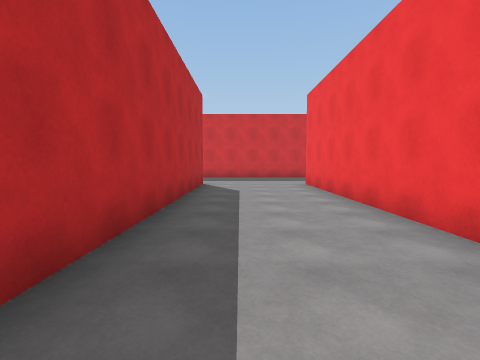
view 1 (above)

24 first-person views from a walk through a 3-D level made in the Unity game engine. The camera is 1.5 m above the floor, tilts 4° down and sees 85° across. The floor is counted in squares, 2 m on a side. Each view is taken from the middle of a square. On the plan, view 1 faces up. The plan holds only what a view shows up to about 9 squares ahead; the rest is blank. The place goes on beyond the plan.

view 2
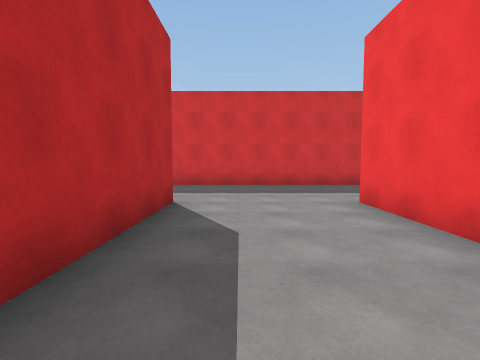

view 3
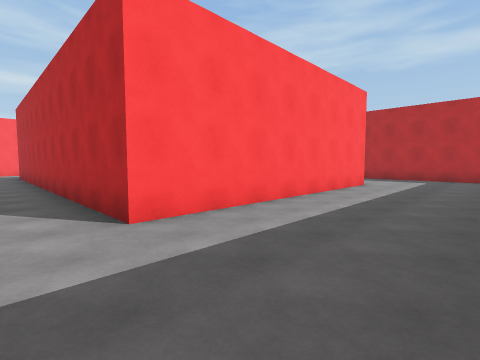

view 4
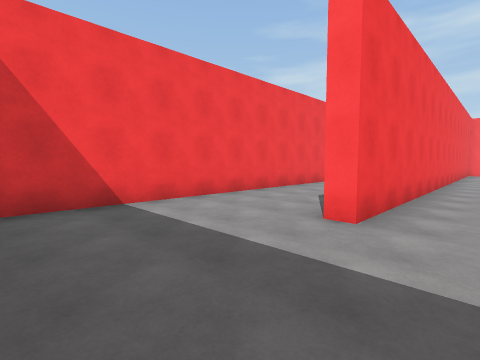

view 5
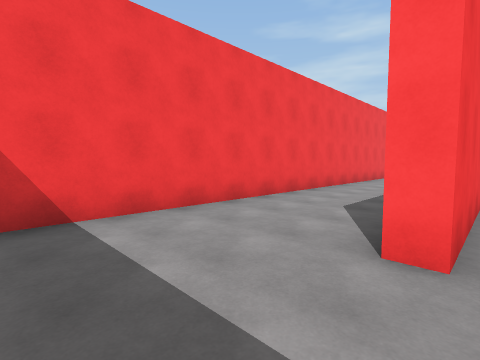

view 6
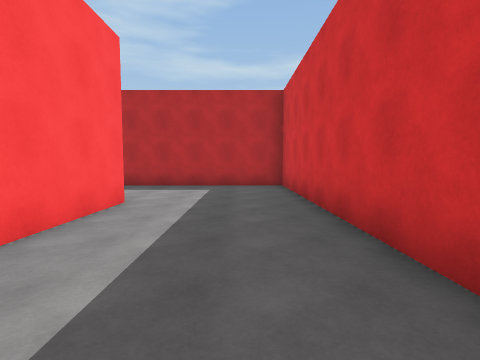

view 7
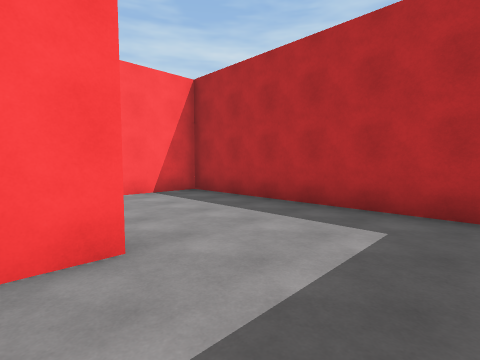

view 8
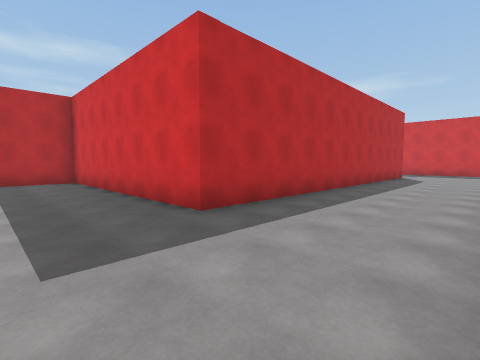

view 9
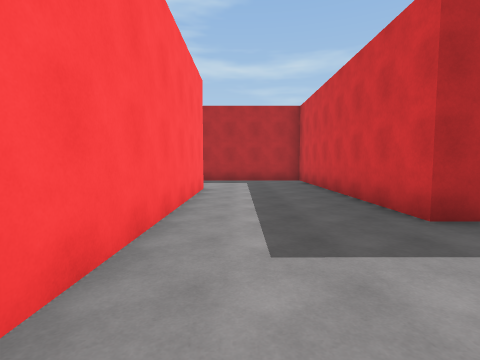

view 10
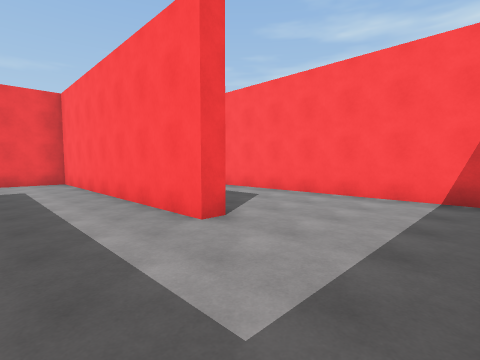

view 11
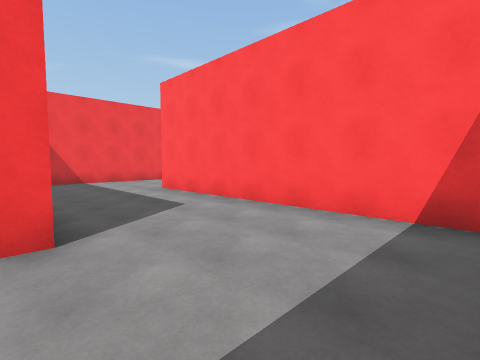

view 12
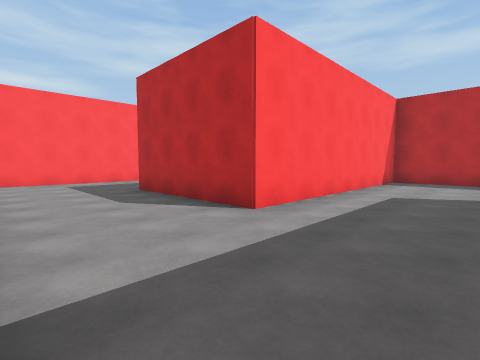

view 13
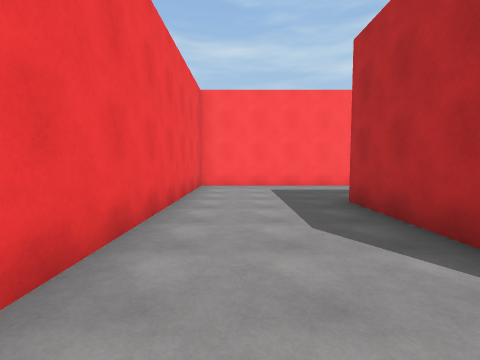

view 14
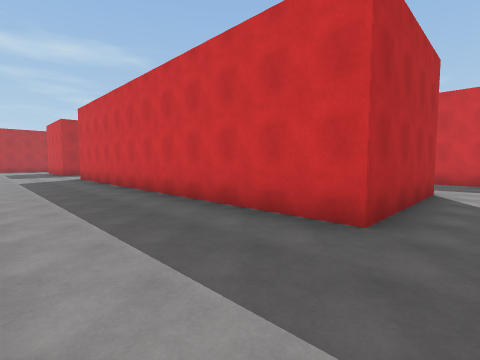

view 15
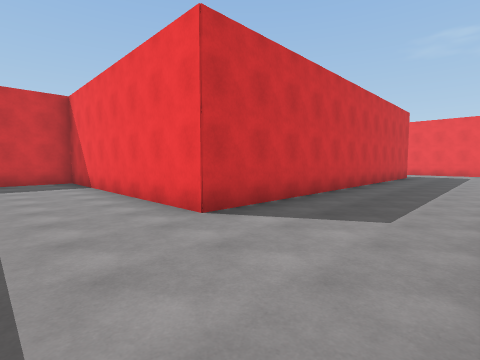

view 16
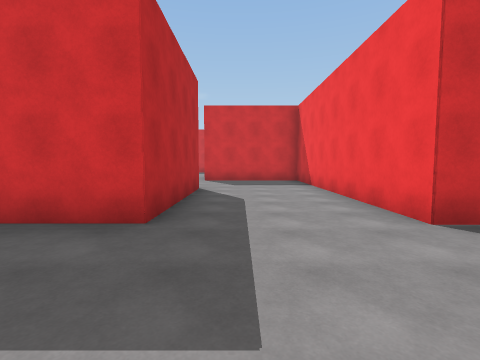

view 17
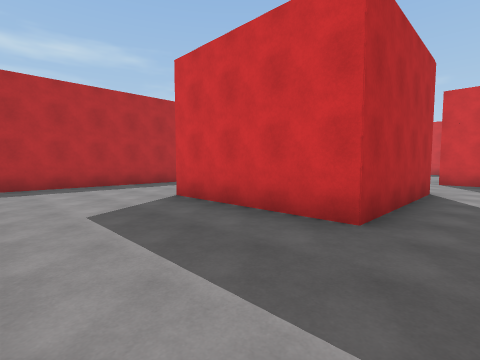

view 18
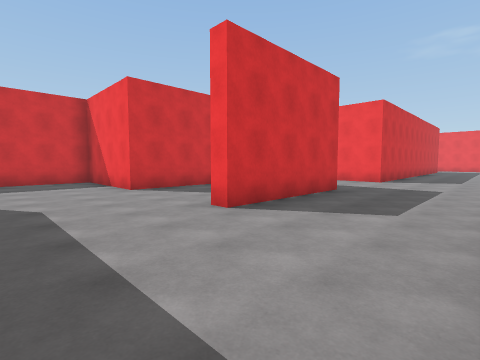

view 19
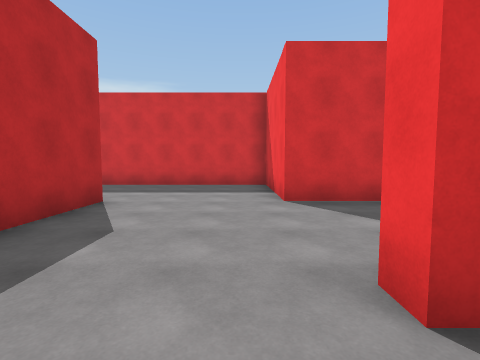

view 20
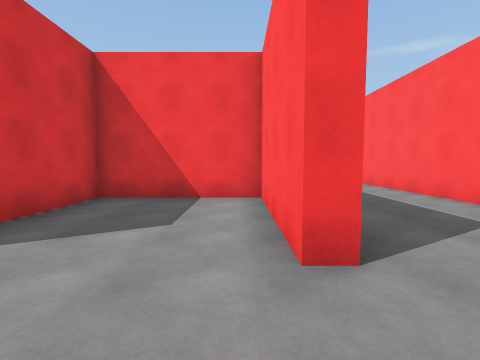

view 21
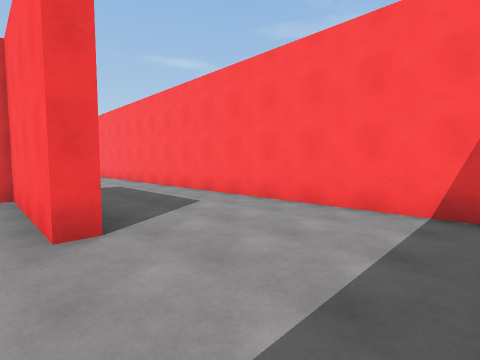

view 22
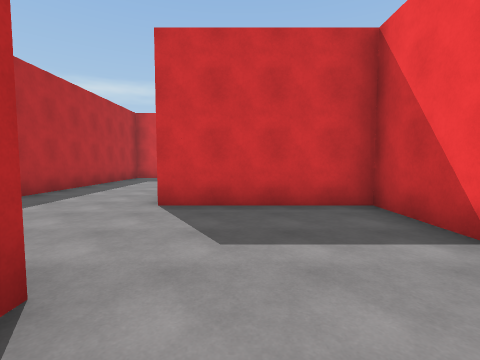

view 23
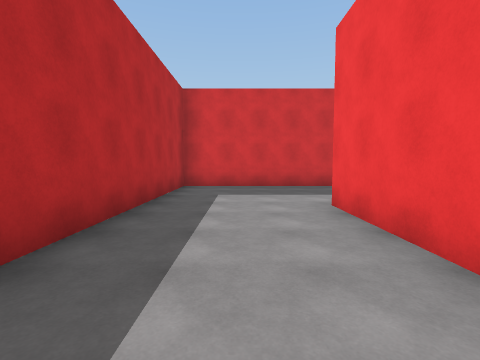

view 24
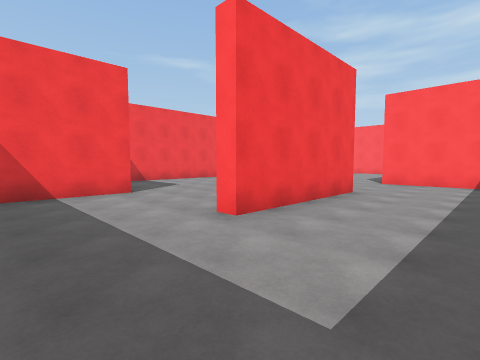

### Floor plan
Points are (right, up) in squares from view 1. A wall is a line through its corners. A room is listed if a view was taken in it or the views show most of it. See-through windows are left out.
Room 1 (views 1, 2, 3, 4, 5, 6, 7, 8, 9)
walls: (2.2, 0.5) (2.2, 8.9) (2.8, 8.9); (5.7, 1.9) (5.7, 11.9); (3.9, 12.3) (-2.1, 12.3); (-5.3, -6) (2.2, -6) (2.2, -4.4); (-8.9, 8.9) (-1.2, 8.9) (-1.2, -2.6) (-5.6, -2.6); (-5.4, 12.3) (-12.2, 12.3) (-12.2, 5) (-10.2, 5)
ways out: opening at (-6, -4.5) to room 2
Room 2 (views 10, 11, 12, 13, 14, 15, 16, 17, 18, 19, 20, 21, 22, 23, 24)
walls: (-8, -9.7) (-1.1, -9.7) (-1.1, -13.9) (-12.7, -13.9) (-12.7, -6.5) (-16.4, -6.5) (-16.4, -2.5) (-16, -2.5); (-8.5, -7.4) (-8.5, -9.2); (-5.3, -6.5) (-5.3, -6); (-12.7, -2.6) (-12.7, -0.2); (-18.6, -9.7) (-16.1, -9.7) (-16.1, -13.9) (-20.2, -13.9) (-20.2, -13.4) (-16.4, -13.4) (-16.4, -10) (-20.2, -10) (-20.2, -6.5) (-25.5, -6.5); (-5.6, -2.6) (-8.5, -2.6) (-8.5, -4.6); (-2.5, -17.2) (2.2, -17.2) (2.2, -10.2); (-0.4, -6.5) (-1.6, -6.5); (-15.1, 1.1) (-19.7, 1.1) (-19.7, -5.4); (-23.6, -10) (-23.6, -16.8); (2.2, -8.6) (2.2, -7.6); (-22.9, -17.2) (-13, -17.2)
ways out: opening at (-6, -4.5) to room 1

Where each view was taken, in squares from view 1:
view 1: 0 up, 0 right, facing up
view 2: 4 up, 0 right, facing up
view 3: 12 up, 0 right, facing down-left
view 4: 12 up, 1 right, facing down-right
view 5: 11 up, 2 right, facing down-right
view 6: 11 up, 4 left, facing left
view 7: 11 up, 8 left, facing down-left
view 8: 5 down, 2 right, facing up-left
view 9: 5 down, 2 right, facing left
view 10: 4 down, 8 left, facing down-right
view 11: 6 down, 8 left, facing down-right
view 12: 7 down, 2 right, facing down-left
view 13: 9 down, 1 right, facing down
view 14: 17 down, 0 right, facing up-left
view 15: 17 down, 15 left, facing up-right
view 16: 17 down, 15 left, facing up
view 17: 17 down, 15 left, facing up-left
view 18: 17 down, 23 left, facing up-right
view 19: 15 down, 21 left, facing up
view 20: 13 down, 22 left, facing right
view 21: 13 down, 23 left, facing down-right
view 22: 11 down, 15 left, facing up
view 23: 7 down, 18 left, facing up
view 24: 0 up, 19 left, facing down-right
